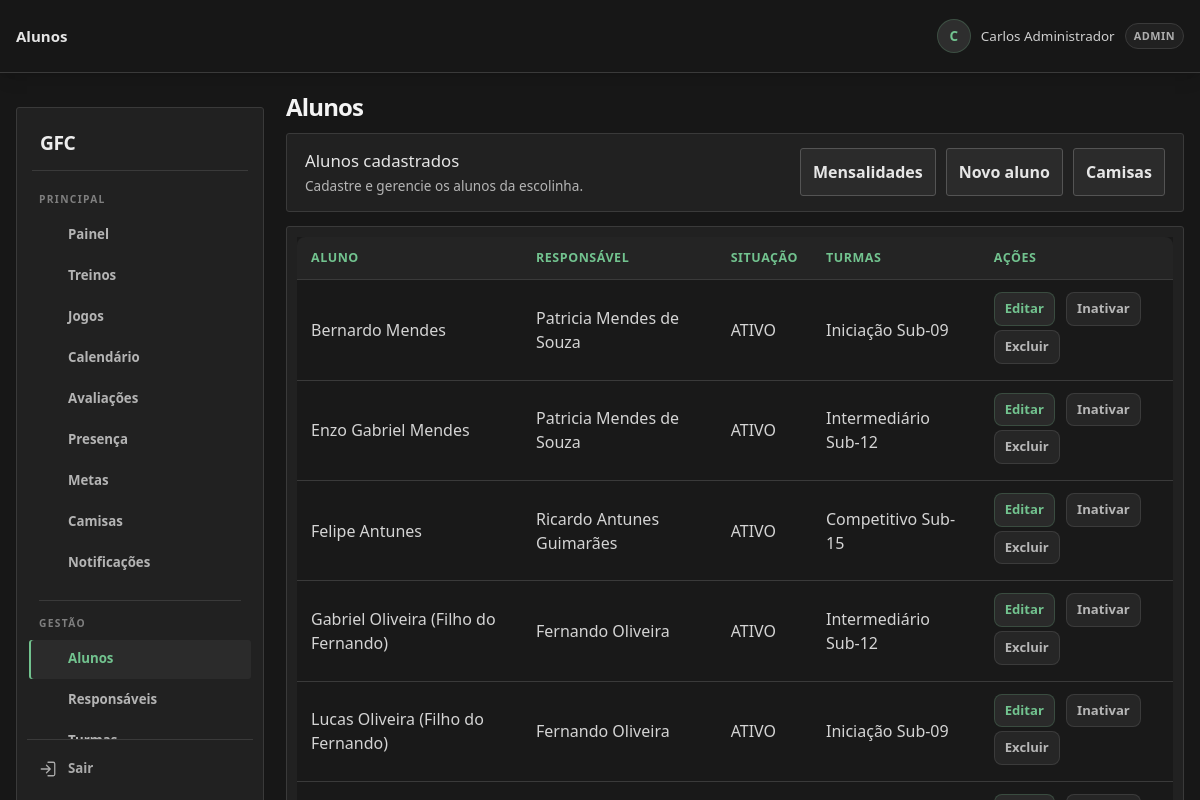
/alunos.php (signed in), run on the app's committed database.
### tables this page shows
CREATE TABLE TB_ALUNO (
    COD_ALUNO INT AUTO_INCREMENT PRIMARY KEY,
    COD_ESCOLINHA INT NOT NULL,
    COD_RESPONSAVEL INT NOT NULL,
    COD_USUARIO INT NULL UNIQUE,
    NOME VARCHAR(100) NOT NULL,
    DATA_NASCIMENTO DATE NOT NULL,
    POSICAO VARCHAR(30) DEFAULT 'Meio-Campo',
    NUMERO_CAMISA INT NULL,
    STATUS ENUM('ATIVO', 'INATIVO', 'PENDENTE') DEFAULT 'ATIVO',
    NUMERO_CAMISA_ATIVO INT GENERATED ALWAYS AS (CASE WHEN STATUS = 'ATIVO' THEN NUMERO_CAMISA END) STORED,
    UNIQUE KEY UQ_ALUNO_CAMISA_ATIVA (COD_ESCOLINHA, NUMERO_CAMISA_ATIVO),
    DATA_MATRICULA DATE DEFAULT (CURRENT_DATE),
    OBSERVACOES_MEDICAS TEXT NULL,
    CRIADO_EM TIMESTAMP DEFAULT CURRENT_TIMESTAMP,
    FOREIGN KEY (COD_ESCOLINHA) REFERENCES TB_ESCOLINHA(COD_ESCOLINHA) ON DELETE CASCADE,
    FOREIGN KEY (COD_RESPONSAVEL) REFERENCES TB_RESPONSAVEL(COD_RESPONSAVEL) ON DELETE RESTRICT,
    FOREIGN KEY (COD_USUARIO) REFERENCES TB_USUARIO(COD_USUARIO) ON DELETE SET NULL
);

CREATE TABLE TB_RESPONSAVEL (
    COD_RESPONSAVEL INT AUTO_INCREMENT PRIMARY KEY,
    COD_ESCOLINHA INT NOT NULL,
    COD_USUARIO INT NULL,
    NOME VARCHAR(100) NOT NULL,
    CPF VARCHAR(14) NOT NULL,
    TELEFONE VARCHAR(20),
    EMAIL VARCHAR(100),
    ENDERECO VARCHAR(255),
    CRIADO_EM TIMESTAMP DEFAULT CURRENT_TIMESTAMP,
    FOREIGN KEY (COD_ESCOLINHA) REFERENCES TB_ESCOLINHA(COD_ESCOLINHA) ON DELETE CASCADE,
    FOREIGN KEY (COD_USUARIO) REFERENCES TB_USUARIO(COD_USUARIO) ON DELETE SET NULL,
    UNIQUE (COD_ESCOLINHA, CPF)
);

### includes/helpers.php (called while the page is built, shortened)
<?php
function e($value) {
    return htmlspecialchars((string) $value, ENT_QUOTES, 'UTF-8');
}

### alunos.php (the view, shortened to what this page needs)
<?php
require_once __DIR__ . '/includes/layout.php';
$db = getDB();
$escolinha = currentEscolinhaId();
$edit = null;
    ?>
    <?php pageEnd();
$responsaveis = $db->prepare('SELECT COD_RESPONSAVEL, NOME FROM TB_RESPONSAVEL WHERE COD_ESCOLINHA = ? ORDER BY NOME');
$responsaveis->execute([$escolinha]);
$responsaveis = $responsaveis->fetchAll();
$lista = $db->prepare("SELECT a.*, r.NOME AS RESPONSAVEL, GROUP_CONCAT(t.NOME ORDER BY t.NOME SEPARATOR ', ') AS TURMAS_ATIVAS
    FROM TB_ALUNO a JOIN TB_RESPONSAVEL r ON r.COD_RESPONSAVEL = a.COD_RESPONSAVEL
    LEFT JOIN TB_MATRICULA m ON m.COD_ALUNO = a.COD_ALUNO AND m.STATUS = 'ATIVA'
    LEFT JOIN TB_TURMA t ON t.COD_TURMA = m.COD_TURMA AND t.COD_ESCOLINHA = a.COD_ESCOLINHA
    WHERE a.COD_ESCOLINHA = ? GROUP BY a.COD_ALUNO ORDER BY a.NOME");
$lista->execute([$escolinha]);
$lista = $lista->fetchAll();
$value = function ($field, $default = '') use ($edit) { return e($edit[$field] ?? $default); };
?>
<?php if (isset($_GET['mini']) || $edit): ?>
<section>
    <h2><?= $edit ? 'Editar aluno' : 'Novo aluno' ?></h2>
    <?php if (!$responsaveis): ?><p>Cadastre um responsável antes de cadastrar um aluno.</p><?php else: ?>
    <?php
    $consultaCategorias = $db->prepare('SELECT COD_TURMA, NOME, FAIXA_ETARIA, DIAS_TREINO, HORARIO FROM TB_TURMA WHERE COD_ESCOLINHA = ? AND ATIVA = 1 ORDER BY NOME');
    $consultaCategorias->execute([$escolinha]);
    $categoriasTurmas = [];
    foreach ($consultaCategorias->fetchAll() as $turmaDados) {
        $categoria = $turmaDados['FAIXA_ETARIA'];
        $faixa = faixaIdadeCategoria($categoria);
        if ($faixa !== null) {
            $categoriasTurmas[] = [(int) $turmaDados['COD_TURMA'], $turmaDados['NOME'], $categoria, $faixa[0], $faixa[1], $turmaDados['DIAS_TREINO'], $turmaDados['HORARIO']];
        }
    }
    ?>
    <form method="post">
        <input type="hidden" name="csrf_token" value="<?= e(csrfToken()) ?>">
        <input type="hidden" name="action" value="<?= $edit ? 'update' : 'create' ?>">
        <?php if ($edit): ?><input type="hidden" name="id" value="<?= (int) $edit['COD_ALUNO'] ?>"><?php endif; ?>
        <label>Nome completo<input required name="nome" value="<?= $value('NOME') ?>"></label>
        <label>Data de nascimento<input required type="date" name="data_nascimento" id="nascimentoAluno" max="<?= e(date('Y-m-d')) ?>" value="<?= $value('DATA_NASCIMENTO') ?>" aria-describedby="categoriaAluno"></label>
        <p id="categoriaAluno" aria-live="polite"></p>
        <label>Responsável<select required name="cod_responsavel"><option value="">Selecione</option><?php foreach ($responsaveis as $r): ?><option value="<?= (int) $r['COD_RESPONSAVEL'] ?>" <?= ($edit['COD_RESPONSAVEL'] ?? '') == $r['COD_RESPONSAVEL'] ? 'selected' : '' ?>><?= e($r['NOME']) ?></option><?php endforeach; ?></select></label>
        <label>Posição<input name="posicao" value="<?= $value('POSICAO', 'Meio-Campo') ?>"></label>
        <label>Número da camisa<input type="number" name="numero_camisa" min="0" max="99" value="<?= e($edit['NUMERO_CAMISA'] ?? '') ?>"></label>
        <label>Situação<select name="status"><?php foreach (['ATIVO', 'INATIVO', 'PENDENTE'] as $status): ?><option <?= ($edit['STATUS'] ?? 'ATIVO') === $status ? 'selected' : '' ?>><?= $status ?></option><?php endforeach; ?></select></label>
        <label id="campoTurmaAluno">Turma<select name="cod_turma" id="turmaAluno" required><option value="">Informe a data de nascimento</option></select></label>
        <p id="horarioTurmaAluno" aria-live="polite"></p>
        <p id="criarTurmaAluno" hidden><a href="turmas.php" target="_top">Ir para Turmas e cadastrar uma turma</a></p>
        <fieldset class="acesso-aluno"><legend>Acesso do aluno</legend><p>Opcional. O aluno poderá entrar com este e-mail e acompanhar seu perfil e criar metas.</p><label>E-mail de acesso<input type="email" name="email_acesso" value="<?= e($edit['EMAIL_ACESSO'] ?? '') ?>" autocomplete="off"></label><label><?= !empty($edit['EMAIL_ACESSO']) ? 'Nova senha (deixe vazia para manter)' : 'Senha inicial' ?><input type="password" name="senha_acesso" minlength="6" autocomplete="new-password" <?= empty($edit['EMAIL_ACESSO']) ? '' : '' ?>></label></fieldset>
        <label>Observações médicas<textarea name="observacoes_medicas"><?= $value('OBSERVACOES_MEDICAS') ?></textarea></label>
        <div><?php actionButton($edit ? 'Salvar alterações' : 'Cadastrar aluno'); ?><?php if ($edit): ?><a href="alunos.php">Cancelar</a><?php endif; ?></div>
    </form>
    <script nonce="<?= cspNonce() ?>">
        (() => {
            const nascimento = document.getElementById('nascimentoAluno');
            const saida = document.getElementById('categoriaAluno');
            const turma = document.getElementById('turmaAluno');
            const situacao = nascimento.form.elements.status;
            const horario = document.getElementById('horarioTurmaAluno');
            const criarTurma = document.getElementById('criarTurmaAluno');
            let turmaAnterior = '<?= (int) ($edit['TURMA_ALUNO'] ?? 0) ?>';
            const categorias = <?= json_encode($categoriasTurmas, JSON_HEX_TAG | JSON_INVALID_UTF8_SUBSTITUTE) ?>;
            const [anoAtual, mesAtual, diaAtual] = nascimento.max.split('-').map(Number);
            function atualizarCategoria() {
                const dataValida = nascimento.value && nascimento.validity.valid;
                let idade = null;
                let compativeis = [];
                if (dataValida) {
                    const [ano, mes, dia] = nascimento.value.split('-').map(Number);
                    const fezAniversario = mes < mesAtual || (mes === mesAtual && dia <= diaAtual);
                    idade = anoAtual - ano - (fezAniversario ? 0 : 1);
                    compativeis = categorias.filter(([, , , minima, maxima]) => idade >= minima && idade <= maxima);
                }
                const opcoes = [...new Set(compativeis.map(([, , categoria]) => categoria))];
                saida.textContent = idade === null ? '' : `${idade} ${idade === 1 ? 'ano completo' : 'anos completos'}. ` + (opcoes.length
                    ? 'Categorias disponíveis: ' + opcoes.join(', ')
                    : 'Nenhuma turma ativa tem categoria compatível com a idade.');
                const anterior = turma.value || turmaAnterior;
                turma.required = situacao.value === 'ATIVO';
                turma.disabled = !turma.required;
                document.getElementById('campoTurmaAluno').hidden = turma.disabled;
                turma.replaceChildren(new Option('Selecione uma turma compatível', ''));
                for (const [id, nome, categoria] of compativeis) {
                    turma.add(new Option(nome + ' · ' + categoria, id));
                }
                if (compativeis.length === 1) {
                    turma.value = compativeis[0][0];
                } else if (compativeis.some(([id]) => String(id) === anterior)) {
                    turma.value = anterior;
                }
                criarTurma.hidden = !dataValida || compativeis.length > 0 || turma.disabled;
                atualizarHorario();
            }
            function atualizarHorario() {
                const selecionada = categorias.find(([id]) => String(id) === turma.value);
                horario.textContent = selecionada && !turma.disabled ? selecionada[5] + ' · ' + selecionada[6] : '';
            }
            turma.addEventListener('change', () => {
                turmaAnterior = turma.value;
                atualizarHorario();
            });
            nascimento.addEventListener('input', atualizarCategoria);
            nascimento.addEventListener('change', atualizarCategoria);
            situacao.addEventListener('change', atualizarCategoria);
            atualizarCategoria();
        })();
    </script>
    <?php endif; ?>
</section>
<?php else: ?>
<div class="alunos-acoes">
    <div><h2>Alunos cadastrados</h2><p>Cadastre e gerencie os alunos da escolinha.</p></div>
    <div class="alunos-botoes"><a class="acao-rapida" href="alunos.php?mensalidades=1">Mensalidades</a>
        <button type="button" class="acao-rapida" data-url="alunos.php?mini=1" data-titulo="Novo aluno"><span>＋</span>Novo aluno</button>
        <button type="button" class="acao-rapida" data-url="camisas.php?mini=1" data-titulo="Camisas dos alunos"><span>👕</span>Camisas</button>
    </div>
</div>
<section class="lista-alunos"><div class="tabela-alunos"><table><thead><tr><th>Aluno</th><th>Responsável</th><th>Situação</th><th>Turmas</th><th>Ações</th></tr></thead><tbody><?php foreach ($lista as $aluno): ?><tr><td><?= e($aluno['NOME']) ?></td><td><?= e($aluno['RESPONSAVEL']) ?></td><td><?= e($aluno['STATUS']) ?></td><td><?= e($aluno['TURMAS_ATIVAS'] ?: 'Sem turma') ?></td><td><button type="button" class="acao-tabela" data-url="alunos.php?mini=1&amp;editar=<?= (int) $aluno['COD_ALUNO'] ?>" data-titulo="Editar aluno">Editar</button><?php if ($aluno['STATUS'] !== 'INATIVO'): ?>
<form method="post" data-confirm-submit="Inativar este aluno e encerrar as matrículas ativas? O histórico será preservado.">
    <button type="submit">Inativar</button>
</form>
<?php endif; ?>
<form method="post" data-confirm-submit="Excluir definitivamente este aluno? Matrículas, presenças, avaliações, registros de jogos, metas, pagamentos e o acesso do aluno serão apagados."><button>Excluir</button></form></td></tr><?php endforeach; ?></tbody></table></div></section>
<?php endif; ?>

### data on the page
tb_aluno: NOME "Bernardo Mendes", COD_RESPONSAVEL.NOME "Patricia Mendes de Souza", STATUS "ATIVO", TURMAS_ATIVAS "Iniciação Sub-09"
tb_aluno: NOME "Enzo Gabriel Mendes", COD_RESPONSAVEL.NOME "Patricia Mendes de Souza", STATUS "ATIVO", TURMAS_ATIVAS "Intermediário Sub-12"
tb_aluno: NOME "Felipe Antunes", COD_RESPONSAVEL.NOME "Ricardo Antunes Guimarães", STATUS "ATIVO", TURMAS_ATIVAS "Competitivo Sub-15"
tb_aluno: NOME "Gabriel Oliveira (Filho do Fernando)", COD_RESPONSAVEL.NOME "Fernando Oliveira", STATUS "ATIVO", TURMAS_ATIVAS "Intermediário Sub-12"
tb_aluno: NOME "Lucas Oliveira (Filho do Fernando)", COD_RESPONSAVEL.NOME "Fernando Oliveira", STATUS "ATIVO", TURMAS_ATIVAS "Iniciação Sub-09"

### other printed values
$title "Alunos"
$_SESSION['username'] "Carlos Administrador"
$_SESSION['user_role'] "ADMIN"
